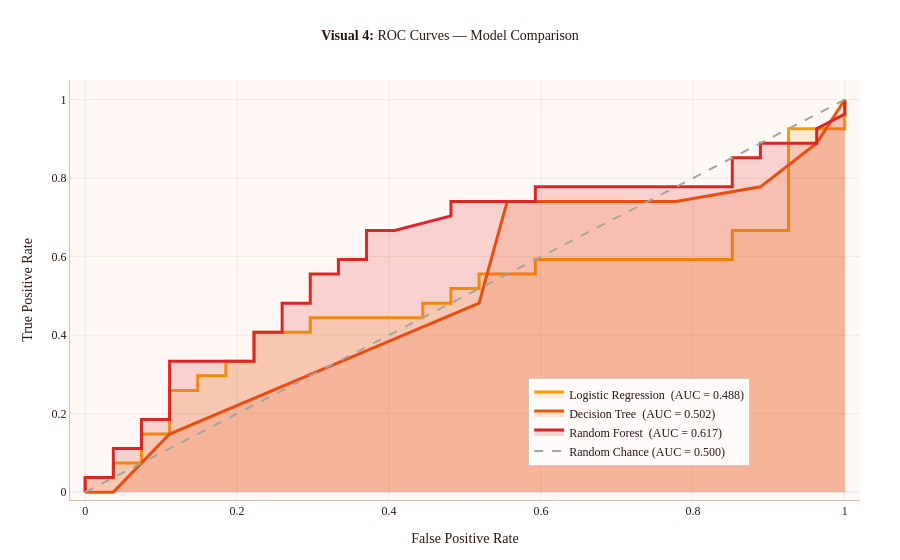

The cell this chart's notebook holds for it:
### Markdown cell above
### Visual 4 — ROC Curves: Gow good are the models?

The ROC curve measures how well each model separates large from small fires across every possible decision threshold. AUC = 0.50 is random chance, a model that learned nothing. AUC = 1.0 is perfect.

### Code cell
ROC_COLORS = {
    'Logistic Regression': '#F59E0B',
    'Decision Tree':       '#EA580C',
    'Random Forest':       '#DC2626'
}
FILL_COLORS = {
    'Logistic Regression': 'rgba(245,158,11,0.15)',
    'Decision Tree':       'rgba(234,88,12,0.15)',
    'Random Forest':       'rgba(220,38,38,0.18)'
}

fig4 = go.Figure()

for name, model in models.items():
    proba            = model.predict_proba(X_test)[:, 1]
    fpr, tpr, thresh = roc_curve(y_test, proba)
    auc              = roc_auc_score(y_test, proba)
    fig4.add_trace(go.Scatter(
        x=fpr, y=tpr, mode='lines',
        name=f'{name}  (AUC = {auc:.3f})',
        line=dict(color=ROC_COLORS[name], width=3),
        fill='tozeroy', fillcolor=FILL_COLORS[name],
        hovertemplate=f'<b>{name}</b><br>FPR: %{{x:.3f}}<br>TPR: %{{y:.3f}}<br>AUC: {auc:.3f}<extra></extra>'
    ))

fig4.add_trace(go.Scatter(
    x=[0, 1], y=[0, 1], mode='lines',
    name='Random Chance (AUC = 0.500)',
    line=dict(color='#A8A29E', dash='dash', width=2),
    hoverinfo='skip'
))

fig4.update_layout(
    title=dict(
        text='<b>Visual 4:</b> ROC Curves — Model Comparison',
        font=dict(size=14, color=C_TITLE),
        x=0.5, xanchor='center'
    ),
    xaxis=dict(
        title='False Positive Rate',
        range=[-0.02, 1.02],
        gridcolor='#F0E8E0',
        linecolor='#D4C4B8'
    ),
    yaxis=dict(
        title='True Positive Rate',
        range=[-0.02, 1.05],
        gridcolor='#F0E8E0',
        linecolor='#D4C4B8'
    ),
    template='plotly_white',
    paper_bgcolor='white',
    plot_bgcolor='#FFF8F5',
    height=500,
    margin=dict(t=80, b=60, l=70, r=40),
    font=dict(family='Georgia, serif', size=12, color='#2C1810'),
    legend=dict(
        x=0.58, y=0.08,
        bgcolor='rgba(255,255,255,0.95)',
        bordercolor='#D4C4B8',
        borderwidth=1
    )
)

fig4.show()

### Figure 1 — Plotly figure (JSON) as saved in the notebook; plotly's stock layout.template omitted (floating-point values rounded to 4 significant figures)
{"data": [{"fill": "tozeroy", "fillcolor": "rgba(245,158,11,0.15)", "hovertemplate": "<b>Logistic Regression</b><br>FPR: %{x:.3f}<br>TPR: %{y:.3f}<br>AUC: 0.488<extra></extra>", "line": {"color": "#F59E0B", "width": 3}, "mode": "lines", "name": "Logistic Regression  (AUC = 0.488)", "type": "scatter", "x": [0.0, 0.0, 0.03704, 0.03704, 0.07407, 0.07407, 0.1111, 0.1111, 0.1481, 0.1481, 0.1852, 0.1852, 0.2222, 0.2222, 0.2963, 0.2963, 0.4444, 0.4444, 0.4815, 0.4815, 0.5185, 0.5185, 0.5926, 0.5926, 0.8519, 0.8519, 0.9259, 0.9259, 1.0, 1.0], "y": [0.0, 0.03704, 0.03704, 0.07407, 0.07407, 0.1481, 0.1481, 0.2593, 0.2593, 0.2963, 0.2963, 0.3333, 0.3333, 0.4074, 0.4074, 0.4444, 0.4444, 0.4815, 0.4815, 0.5185, 0.5185, 0.5556, 0.5556, 0.5926, 0.5926, 0.6667, 0.6667, 0.9259, 0.9259, 1.0]}, {"fill": "tozeroy", "fillcolor": "rgba(234,88,12,0.15)", "hovertemplate": "<b>Decision Tree</b><br>FPR: %{x:.3f}<br>TPR: %{y:.3f}<br>AUC: 0.502<extra></extra>", "line": {"color": "#EA580C", "width": 3}, "mode": "lines", "name": "Decision Tree  (AUC = 0.502)", "type": "scatter", "x": [0.0, 0.03704, 0.1111, 0.5185, 0.5556, 0.7778, 0.8889, 0.963, 1.0], "y": [0.0, 0.0, 0.1481, 0.4815, 0.7407, 0.7407, 0.7778, 0.8889, 1.0]}, {"fill": "tozeroy", "fillcolor": "rgba(220,38,38,0.18)", "hovertemplate": "<b>Random Forest</b><br>FPR: %{x:.3f}<br>TPR: %{y:.3f}<br>AUC: 0.617<extra></extra>", "line": {"color": "#DC2626", "width": 3}, "mode": "lines", "name": "Random Forest  (AUC = 0.617)", "type": "scatter", "x": [0.0, 0.0, 0.03704, 0.03704, 0.07407, 0.07407, 0.1111, 0.1111, 0.2222, 0.2222, 0.2593, 0.2593, 0.2963, 0.2963, 0.3333, 0.3333, 0.3704, 0.3704, 0.4074, 0.4815, 0.4815, 0.5926, 0.5926, 0.8519, 0.8519, 0.8889, 0.8889, 0.963, 0.963, 1.0, 1.0], "y": [0.0, 0.03704, 0.03704, 0.1111, 0.1111, 0.1852, 0.1852, 0.3333, 0.3333, 0.4074, 0.4074, 0.4815, 0.4815, 0.5556, 0.5556, 0.5926, 0.5926, 0.6667, 0.6667, 0.7037, 0.7407, 0.7407, 0.7778, 0.7778, 0.8519, 0.8519, 0.8889, 0.8889, 0.9259, 0.963, 1.0]}, {"hoverinfo": "skip", "line": {"color": "#A8A29E", "dash": "dash", "width": 2}, "mode": "lines", "name": "Random Chance (AUC = 0.500)", "type": "scatter", "x": [0, 1], "y": [0, 1]}], "layout": {"autosize": true, "font": {"color": "#2C1810", "family": "Georgia, serif", "size": 12}, "legend": {"bgcolor": "rgba(255,255,255,0.95)", "bordercolor": "#D4C4B8", "borderwidth": 1, "x": 0.58, "y": 0.08}, "margin": {"b": 60, "l": 70, "r": 40, "t": 80}, "paper_bgcolor": "white", "plot_bgcolor": "#FFF8F5", "title": {"font": {"color": "#2C1810", "size": 14}, "text": "<b>Visual 4:</b> ROC Curves — Model Comparison", "x": 0.5, "xanchor": "center"}, "xaxis": {"gridcolor": "#F0E8E0", "linecolor": "#D4C4B8", "range": [-0.02, 1.02], "title": {"text": "False Positive Rate"}, "type": "linear"}, "yaxis": {"gridcolor": "#F0E8E0", "linecolor": "#D4C4B8", "range": [-0.02, 1.05], "title": {"text": "True Positive Rate"}, "type": "linear"}}}
